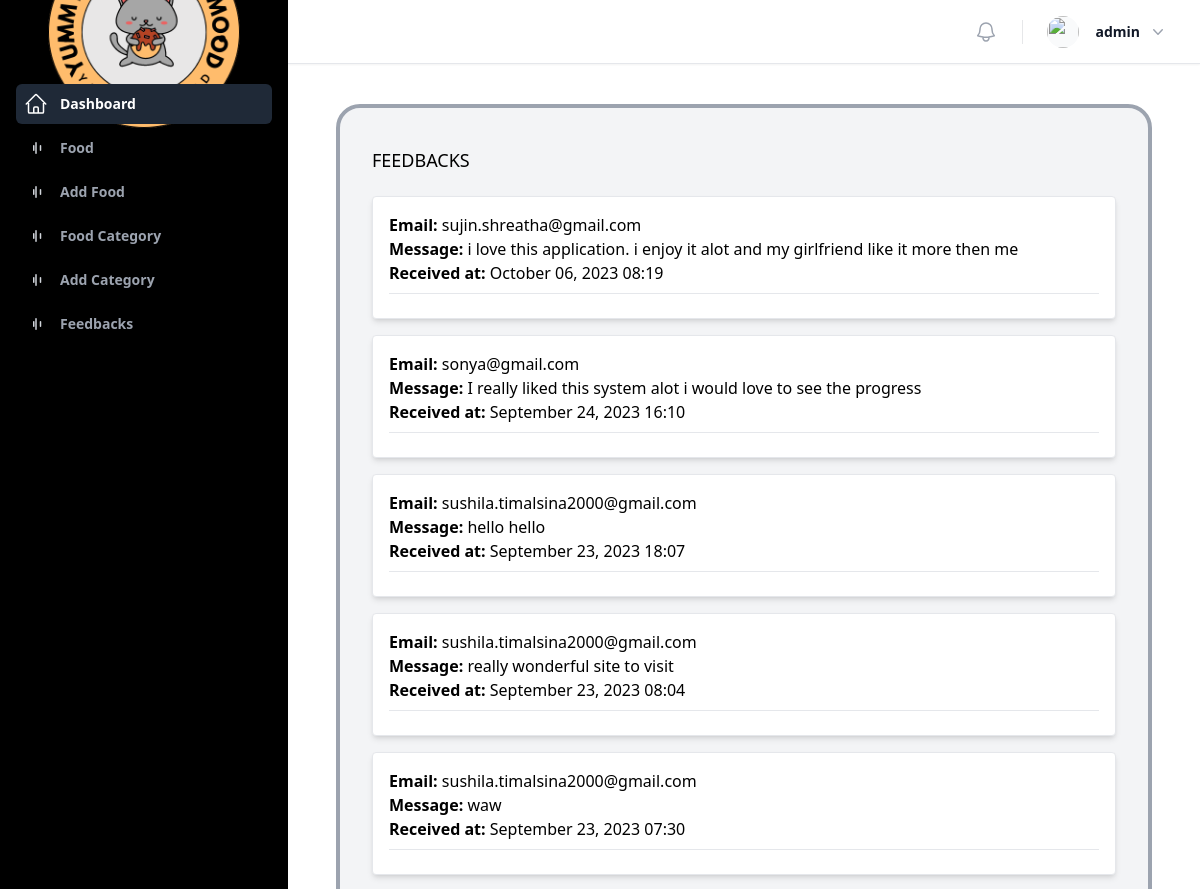
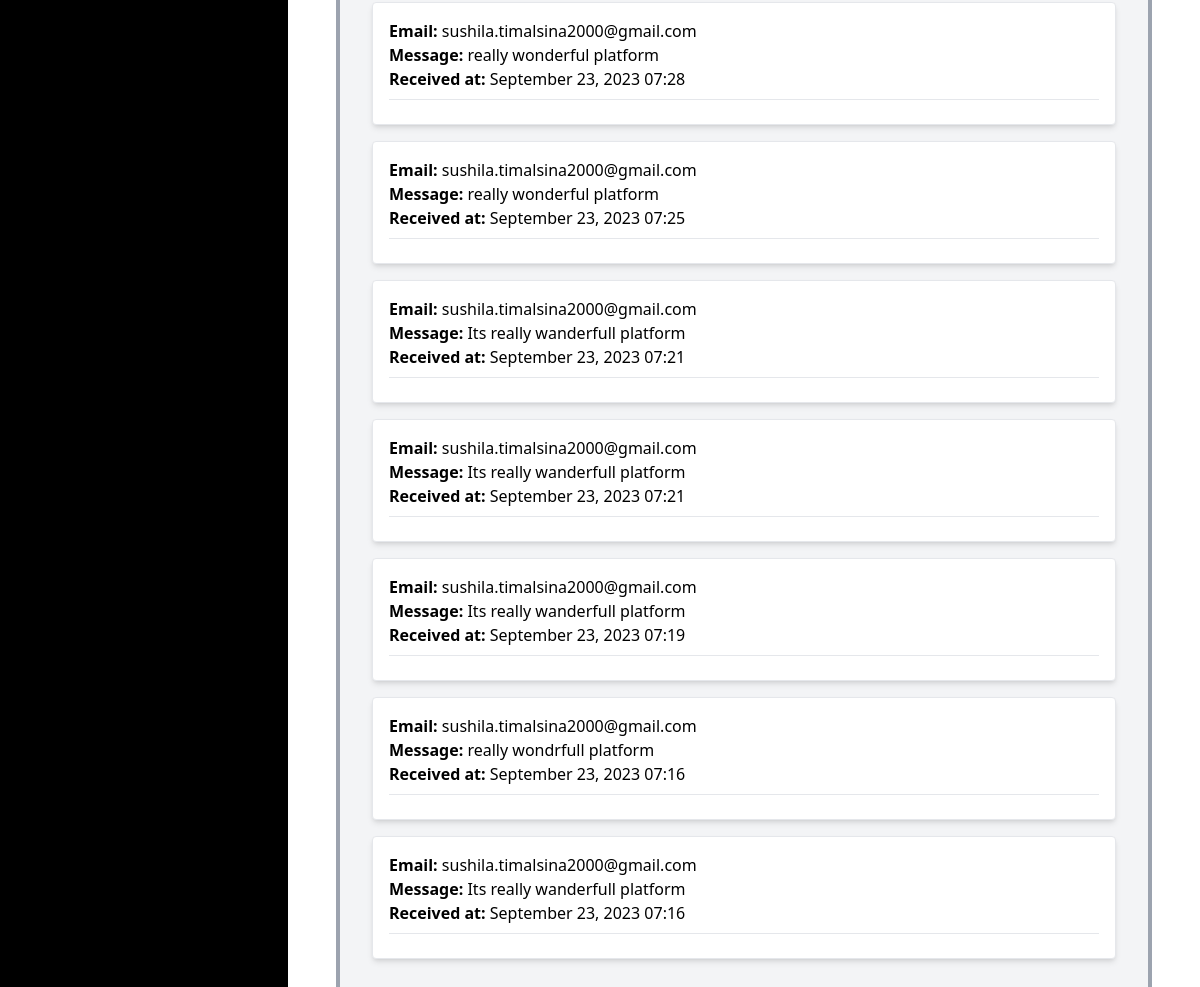
The page /dashboard/food/feedback (signed in) on the database its author committed (2 pictures, top to bottom).
### frontend/models.py (models this page shows, shortened)
class  feedback(models.Model):
    email = models.EmailField()
    message = models.TextField()
    created_at =models.DateTimeField(auto_now_add=True)

### dashboard/views.py (the view)
# urls.py: path('food/feedback', FeedbackView.as_view(), name="feedback")
class FeedbackView(LoginRequired, View):
    def get(self, request, *args, **kwargs):
        feedbacks = feedback.objects.all().order_by('-created_at')
        context={
            "feedbacks": feedbacks
        }
        return render(request, 'dashboard/feedback.html', context)

### userprofile/mixin.py (called while the page is built)
    def dispatch(self, request, *args, **kwargs):
        if request.user.is_authenticated:
            return super().dispatch(request, *args, **kwargs)
        else:
            return redirect('login')

### dashboard/templates/dashboard/feedback.html (shortened to what this page needs)
{% extends "dashboard/base.html" %}
{% load tailwind_filters %}
{% block container %}
<div class="grid mb-4 pb-10 px-8 mx-4 rounded-3xl bg-gray-100 border-4 border-gray-400">
    <div class="grid grid-cols-12 gap-6">
        <div class="grid grid-cols-12 col-span-12 gap-6 xxl:col-span-9">
            <div class="col-span-12 mt-8">
                <div class="flex items-center h-10 intro-y">
                    <h2 class="mr-5 text-lg font-medium truncate">FEEDBACKS</h2>
                </div>
          {% for feedback in feedbacks %}
          <div class="my-4 bg-white p-4 rounded border shadow-md">
              <p><strong>Email:</strong> {{ feedback.email }}</p>
              <p><strong>Message:</strong> {{ feedback.message }}</p>
              <p><strong>Received at:</strong> {{ feedback.created_at|date:"F d, Y H:i" }}</p>
              <hr class="my-2">
          </div>
      {% empty %}
          <p>No feedback received yet.</p>
      {% endfor %}
  </div>
        </div>
    </div>
</div>
{% endblock %}

### dashboard/templates/dashboard/base.html (shortened to what this page needs)
<!doctype html>
<html class="h-full bg-white">
<head>
  <script src="https://cdn.tailwindcss.com"></script>
  <link rel="stylesheet" href="https://cdnjs.cloudflare.com/ajax/libs/font-awesome/6.4.0/css/all.min.css"
 />
  <link rel="stylesheet" href="https://cdnjs.cloudflare.com/ajax/libs/font-awesome/6.4.0/css/all.min.css" />
  <link rel="stylesheet" href="https://cdn.datatables.net/1.13.4/css/jquery.dataTables.css" />
  <link rel="stylesheet" href="https://cdnjs.cloudflare.com/ajax/libs/font-awesome/5.15.3/css/all.min.css" />
</head>
<body class="h-full">
<div>
    <div class="bg-amber-100 hidden lg:fixed lg:inset-y-0 lg:z-50 lg:flex lg:w-72 lg:flex-col" id="sidebar-desktop">
      <div class="flex grow flex-col gap-y-5 overflow-y-auto bg-black px-6 pb-4">
        <div class="flex h-16 shrink-0 items-center">
          <img class="mx-auto h-25s0 w-auto" src="/media/logo/food_logo.png" alt="Your Company">
        </div>
        <nav class="flex flex-1 flex-col">
          <ul role="list" class="flex flex-1 flex-col gap-y-7">
            <li>
              <ul role="list" class="-mx-2 space-y-1">
                <li>
                  <a href="{% url 'dashboard' %}" class="bg-gray-800 text-white group flex gap-x-3 rounded-md p-2 text-sm leading-6 font-semibold">
                    Dashboard
                  </a>
                </li>
                <li>
                  <a href="{% url 'food_list' %}" class="text-gray-400 hover:text-white hover:bg-gray-800 group flex gap-x-3 rounded-md p-2 text-sm leading-6 font-semibold">
                    <svg class="h-6 w-6 shrink-0 text-gray-300 group-hover:text-gray-300 group-focus:text-gray-300" fill="none" viewBox="0 0 24 24" stroke-width="1.5" stroke="currentColor" aria-hidden="true">
                      <path stroke-linecap="round" stroke-linejoin="round" d="M12 6.75v10.5M9.75 9.75v4.5M16.5 9.75v4.5" />
                    </svg>
                    Food
                  </a>
                </li>
                <li>
                  <a href="/dashboard/food/add" class="text-gray-400 hover:text-white hover:bg-gray-800 group flex gap-x-3 rounded-md p-2 text-sm leading-6 font-semibold">
                    <svg class="h-6 w-6 shrink-0 text-gray-300 group-hover:text-gray-300 group-focus:text-gray-300" fill="none" viewBox="0 0 24 24" stroke-width="1.5" stroke="currentColor" aria-hidden="true">
                      <path stroke-linecap="round" stroke-linejoin="round" d="M12 6.75v10.5M9.75 9.75v4.5M16.5 9.75v4.5" />
                    </svg>
                    Add Food
                  </a>
                </li>
                <li>
                  <a href="/dashboard/food/category_list" class="text-gray-400 hover:text-white hover:bg-gray-800 group flex gap-x-3 rounded-md p-2 text-sm leading-6 font-semibold">
                    <svg class="h-6 w-6 shrink-0 text-gray-300 group-hover:text-gray-300 group-focus:text-gray-300" fill="none" viewBox="0 0 24 24" stroke-width="1.5" stroke="currentColor" aria-hidden="true">
                      <path stroke-linecap="round" stroke-linejoin="round" d="M12 6.75v10.5M9.75 9.75v4.5M16.5 9.75v4.5" />
                    </svg>
                    Food Category
                  </a>
                </li>
                <li>
                  <a href="/dashboard/food/category/add" class="text-gray-400 hover:text-white hover:bg-gray-800 group flex gap-x-3 rounded-md p-2 text-sm leading-6 font-semibold">
                    <svg class="h-6 w-6 shrink-0 text-gray-300 group-hover:text-gray-300 group-focus:text-gray-300" fill="none" viewBox="0 0 24 24" stroke-width="1.5" stroke="currentColor" aria-hidden="true">
                      <path stroke-linecap="round" stroke-linejoin="round" d="M12 6.75v10.5M9.75 9.75v4.5M16.5 9.75v4.5" />
                    </svg>
                    Add Category
                  </a>
                </li>
                <li>
                  <a href="/dashboard/food/feedback" class="text-gray-400 hover:text-white hover:bg-gray-800 group flex gap-x-3 rounded-md p-2 text-sm leading-6 font-semibold">
                    <svg class="h-6 w-6 shrink-0 text-gray-300 group-hover:text-gray-300 group-focus:text-gray-300" fill="none" viewBox="0 0 24 24" stroke-width="1.5" stroke="currentColor" aria-hidden="true">
                      <path stroke-linecap="round" stroke-linejoin="round" d="M12 6.75v10.5M9.75 9.75v4.5M16.5 9.75v4.5" />
                    </svg>
                    Feedbacks
                  </a>
                </li>
          </ul>
        </nav>
      </div>
    </div>
    <div class="lg:pl-72">
      <div class="sticky top-0 z-40 flex h-16 shrink-0 items-center gap-x-4 border-b border-gray-200 bg-white px-4 shadow-sm sm:gap-x-6 sm:px-6 lg:px-8">
        <div class="flex flex-1 gap-x-4 self-stretch lg:gap-x-6">
          <div class="flex items-center gap-x-4 lg:gap-x-6">
            <button type="button" class="-m-2.5 p-2.5 text-gray-400 hover:text-gray-500">
            </button>
            <div class="relative">
              <button type="button" class="-m-1.5 flex items-center p-1.5" id="user-menu-button" aria-expanded="false" aria-haspopup="true">
                <img class="h-8 w-8 rounded-full bg-gray-50" src="{% if request.user.profile_picture %} {{request.user.profile_picture.url}} {% endif %}" alt="">
                <span class="hidden lg:flex lg:items-center">
                  <span class="ml-4 text-sm font-semibold leading-6 text-gray-900" aria-hidden="true">{{request.user.username}}</span>
                  <svg class="ml-2 h-5 w-5 text-gray-400" viewBox="0 0 20 20" fill="currentColor" aria-hidden="true">
                    <path fill-rule="evenodd" d="M5.23 7.21a.75.75 0 011.06.02L10 11.168l3.71-3.938a.75.75 0 111.08 1.04l-4.25 4.5a.75.75 0 01-1.08 0l-4.25-4.5a.75.75 0 01.02-1.06z" clip-rule="evenodd" />
                  </svg>
                </span>
              </button>
            </div>
          </div>
        </div>
      </div>
      <main class="py-10">
        <div class="px-4 sm:px-6 lg:px-8">
            {% block container %}
            {% endblock %}
        </div>
      </main>
    </div>
  </div>
</body>
</html>

### rows shown on the page
feedback: email "sujin.shreatha@gmail.com", message "i love this application. i enjoy it alot and my girlfriend like it more then me", created_at "October 06, 2023 08:19"
feedback: email "sonya@gmail.com", message "I really liked this system alot i would love to see the progress", created_at "September 24, 2023 16:10"
feedback: email "sushila.timalsina2000@gmail.com", message "hello hello", created_at "September 23, 2023 18:07"
feedback: email "sushila.timalsina2000@gmail.com", message "really wonderful site to visit", created_at "September 23, 2023 08:04"
feedback: email "sushila.timalsina2000@gmail.com", message "waw", created_at "September 23, 2023 07:30"
feedback: email "sushila.timalsina2000@gmail.com", message "really wonderful platform", created_at "September 23, 2023 07:28"
feedback: email "sushila.timalsina2000@gmail.com", message "really wonderful platform", created_at "September 23, 2023 07:25"
feedback: email "sushila.timalsina2000@gmail.com", message "Its really wanderfull platform", created_at "September 23, 2023 07:21"
feedback: email "sushila.timalsina2000@gmail.com", message "Its really wanderfull platform", created_at "September 23, 2023 07:21"
feedback: email "sushila.timalsina2000@gmail.com", message "Its really wanderfull platform", created_at "September 23, 2023 07:19"
feedback: email "sushila.timalsina2000@gmail.com", message "really wondrfull platform", created_at "September 23, 2023 07:16"
feedback: email "sushila.timalsina2000@gmail.com", message "Its really wanderfull platform", created_at "September 23, 2023 07:16"

### other values the page prints
{{ request.user.username }} "admin"
